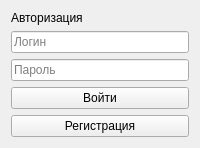
<?xml version="1.0" encoding="UTF-8"?>
<ui version="4.0">
 <class>AuthWidget</class>
 <widget class="QWidget" name="AuthWidget">
  <property name="windowTitle">
   <string>Авторизация</string>
  </property>
  <layout class="QVBoxLayout" name="verticalLayout">
   <item>
    <widget class="QLabel" name="labelTitle">
     <property name="text">
      <string>Авторизация</string>
     </property>
    </widget>
   </item>
   <item>
    <widget class="QLineEdit" name="lineLogin">
     <property name="placeholderText">
      <string>Логин</string>
     </property>
    </widget>
   </item>
   <item>
    <widget class="QLineEdit" name="linePassword">
     <property name="placeholderText">
      <string>Пароль</string>
     </property>
     <property name="echoMode">
      <enum>QLineEdit::Password</enum>
     </property>
    </widget>
   </item>
   <item>
    <widget class="QPushButton" name="btnLogin">
     <property name="text">
      <string>Войти</string>
     </property>
    </widget>
   </item>
   <item>
    <widget class="QPushButton" name="btnToRegister">
     <property name="text">
      <string>Регистрация</string>
     </property>
    </widget>
   </item>
  </layout>
 </widget>
 <resources/>
 <connections/>
</ui>
